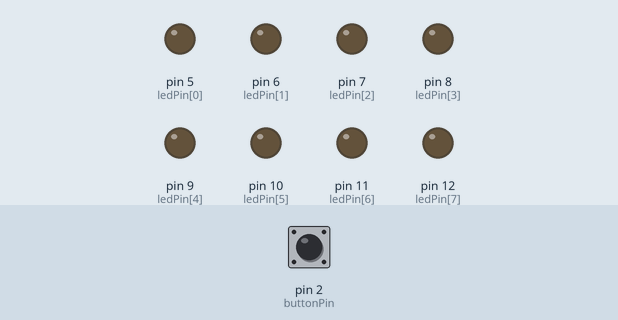
Recording of a sketch running on a simulated Arduino Uno, built with avr-gcc and run on an emulated ATmega328P. On the bench: output pins drawn as LEDs (lit = HIGH). The test bench sets the inputs (shaded band); at power-on: pin 2 (buttonPin) HIGH.

Above: at 1.8 s.
1.9 s: pin 2 (buttonPin) pulled LOW for 3.2 s
At 6.2 s:
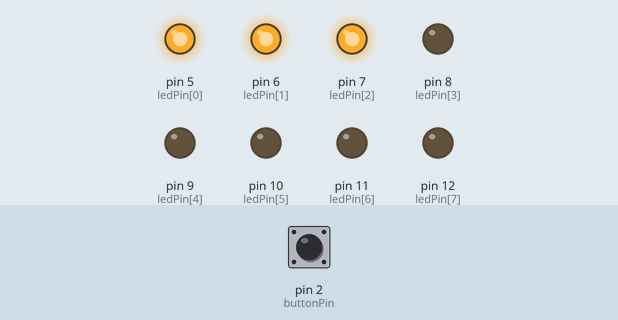
6.6 s: pin 2 (buttonPin) pulled LOW for 0.6 s
At 7.9 s:
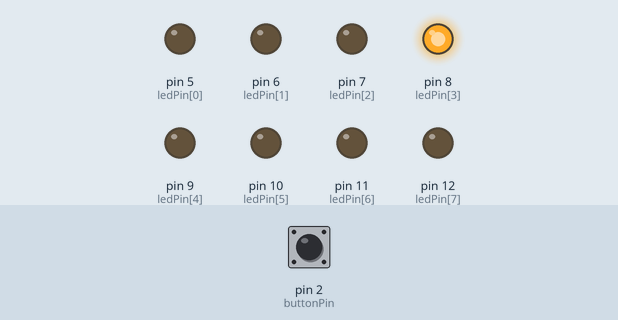
8.7 s: pin 2 (buttonPin) pulled LOW for 1 s
At 9.8 s:
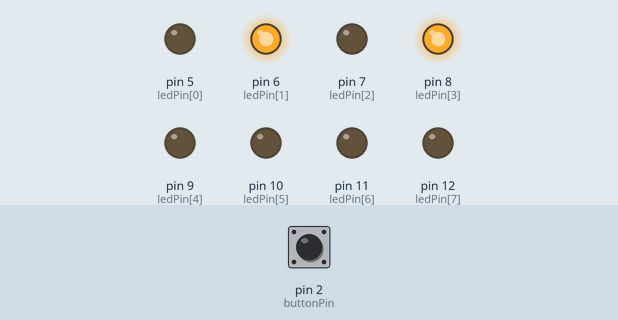
11.2 s: pin 2 (buttonPin) pulled LOW for 0.6 s
At 12.5 s:
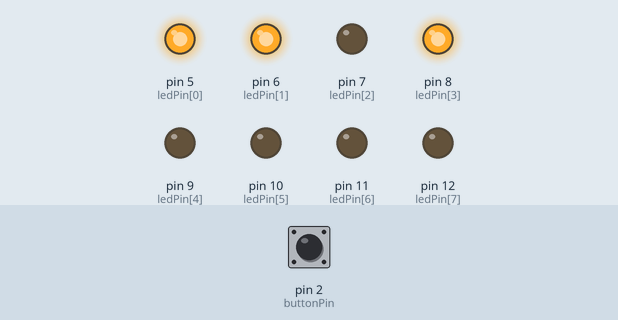
13.3 s: pin 2 (buttonPin) pulled LOW for 0.6 s
At 14.1 s:
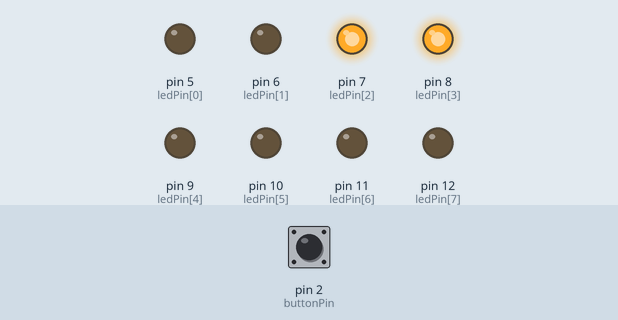
15.4 s: pin 2 (buttonPin) pulled LOW for 1 s
At 17.2 s:
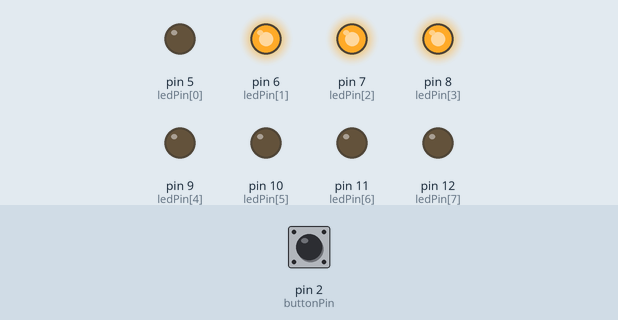
Timing chart, 0 to 18.7 s (numbered marks = the images above; inputs shaded):
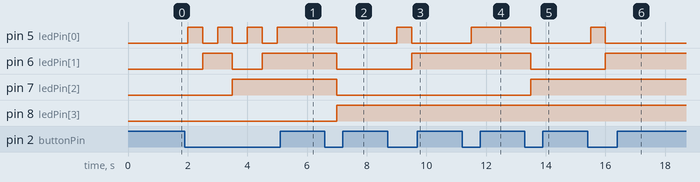

Measured:
- after the input at 1.9 s, pin 5 (ledPin[0]): alternates HIGH for 0.50 s and LOW for 0.50 s, 7 changes in all, then stays HIGH, starting after 0.10 s; pin 6 (ledPin[1]): LOW → HIGH after 0.60 s, → LOW 1.0 s later, → HIGH 1.0 s later; pin 7 (ledPin[2]): LOW → HIGH after 1.6 s
- after the input at 6.6 s, pin 5 (ledPin[0]), pin 6 (ledPin[1]), pin 7 (ledPin[2]): HIGH → LOW after 0.40 s; pin 8 (ledPin[3]): LOW → HIGH after 0.40 s
- after the input at 8.7 s, pin 5 (ledPin[0]): LOW → HIGH after 0.30 s, → LOW 0.50 s later; pin 6 (ledPin[1]): LOW → HIGH after 0.80 s
- after the input at 11.2 s, pin 5 (ledPin[0]): LOW → HIGH after 0.30 s
- after the input at 13.3 s, pin 5 (ledPin[0]), pin 6 (ledPin[1]): HIGH → LOW after 0.20 s; pin 7 (ledPin[2]): LOW → HIGH after 0.20 s
- after the input at 15.4 s, pin 5 (ledPin[0]): LOW → HIGH after 0.10 s, → LOW 0.50 s later; pin 6 (ledPin[1]): LOW → HIGH after 0.60 s

The sketch:

Prog3.ino
```cpp
/**********************************************************************************
**                                                                               **
**                              Digital i/0                                      **
**                                                                               **
**                                                                               **
**********************************************************************************/

//********** Includes *************************************************************

//********** Variables ************************************************************
const int ledPin[] = {5, 6, 7, 8, 9, 10, 11, 12,};   // donar nom en un array als pins 5, 6, 7 i 8
const int buttonPin = 2;              // donar nom al pin 2 de l’Arduino
const int buttonpin = 3;
boolean buttonEstat = LOW;           // definir variable d'estat pel polsador
boolean buttonestat = LOW;
int ledNum = 8;                   // definir variable de número de leds
int num = 0;                      // definir variable del número a mostrar

//********** Setup ****************************************************************
void setup()
{
  for(int i = 0; i < ledNum; i++) // definir els pins 5, 6, 7 i 8 com sortides

    pinMode(ledPin[i], OUTPUT);

  pinMode(buttonPin, INPUT);      // definir el pin 2 com una entrada
  for(int j = 0; j < ledNum ; j++)     // els leds mostren incialment 0
    {
      digitalWrite(ledPin[j], 0);
    }
}

//********** Loop *****************************************************************
void loop()
{
  buttonEstat = digitalRead(buttonPin);
  if (buttonEstat == LOW)
  {
    num = num + 1;                 // incrementar el número a mostrar
    if (num == 256)       // quan ja ha ensenyat el 15 tornar al 0

              num = 0;
           }


for(int j = 0; j < ledNum ; j++)   // actualitzar estat leds per mostrar número
    {
      digitalWrite(ledPin[j], bitRead(num, j));
    }
    delay(500);    // per evitar que en una pulsació curta salti més d'un número
  }


//********** Funcions *************************************************************
```
